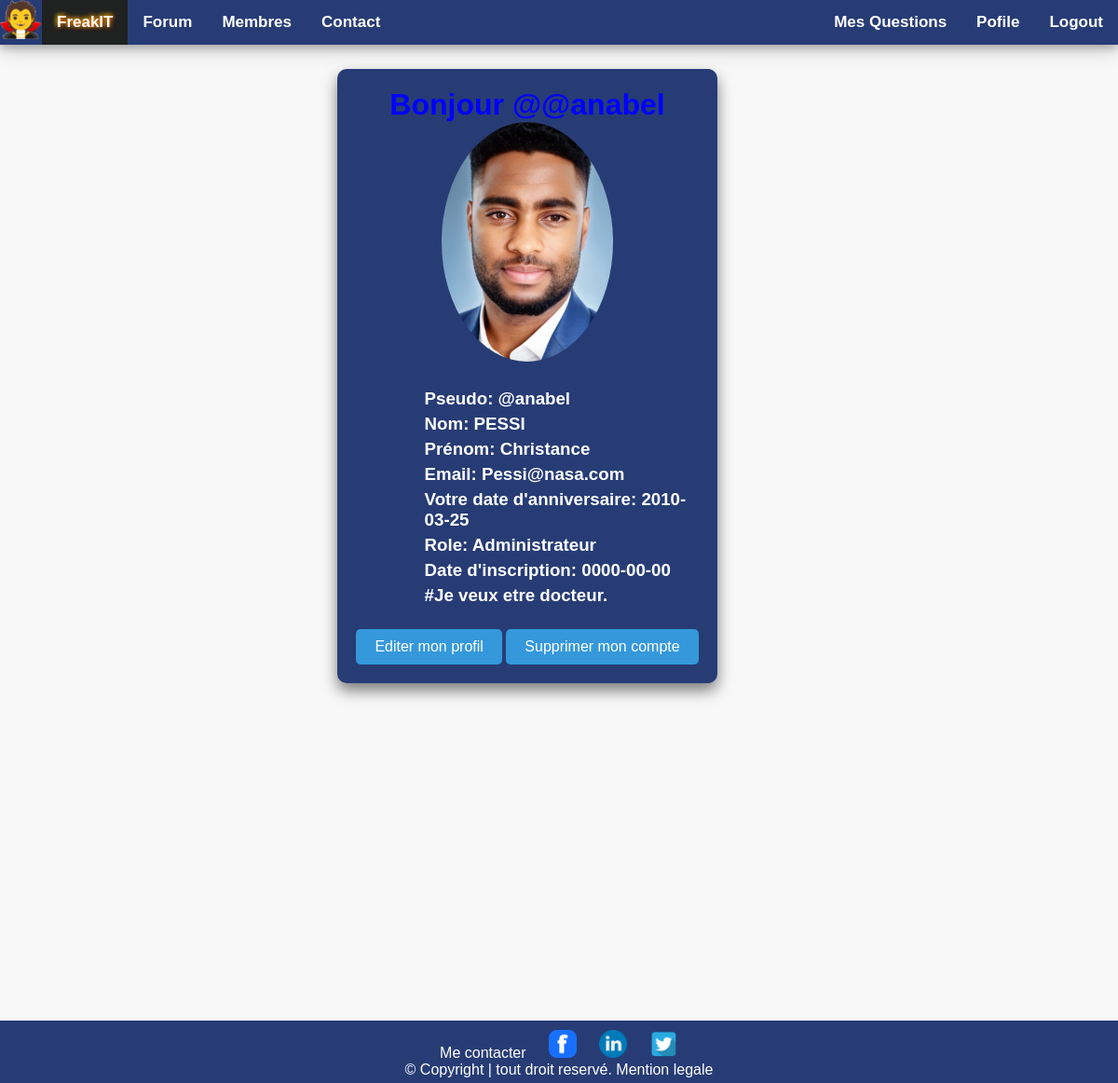
/profile.php?id=5 (signed in), run on the app's committed database.
### tables this page shows
CREATE TABLE IF NOT EXISTS `users` (
  `id` int NOT NULL AUTO_INCREMENT,
  `pseudo` varchar(33) NOT NULL,
  `lastname` varchar(33) NOT NULL,
  `firstname` varchar(33) NOT NULL,
  `gender` varchar(10) NOT NULL,
  `email` varchar(100) NOT NULL,
  `pwd` text NOT NULL,
  `birthday` text NOT NULL,
  `signing` varchar(250) NOT NULL,
  `role` int NOT NULL DEFAULT '0',
  `inscription_date` date NOT NULL,
  `avatar` varchar(255) NOT NULL,
  PRIMARY KEY (`id`)
);

### php/users/showUserProfilAction.php (called while the page is built, shortened)
<?php
require('php/database.php');
if(isset($_GET['id']) && !empty($_GET['id'])){
    $idOfUser = $_GET['id'];
    $checkIfUserExists = $db->prepare('SELECT * FROM users WHERE id =? ORDER BY id DESC');
    $checkIfUserExists->execute(array($idOfUser));
    if($checkIfUserExists->rowCount() > 0){
        $userInfos = $checkIfUserExists->fetch();
        $user_pseudo = $userInfos['pseudo'];
        $user_lastname = $userInfos['lastname'];
        $user_firstname = $userInfos['firstname'];
        $user_email = $userInfos['email'];
        $user_birthday = $userInfos['birthday'];
        $user_signing = $userInfos['signing'];
        $user_role = $userInfos['role'];
        $user_date = $userInfos['inscription_date'];
        switch ($user_role) {
            case 1:
                $user_role = 'Administrateur';
                break;
        }
        $getUsersQuestion = $db->prepare('SELECT * FROM questions WHERE id_author =?');
        $getUsersQuestion->execute(array($idOfUser));
    }else{
        echo "<p style='color:darkred;'> No user found...</p>";
    }
}else{
    echo "<p style='color:red;'>No user found...</p>";
}
?>

### profile.php (the view, shortened to what this page needs)
<?php
require('php/users/editprofileAction.php');
require('php/users/showUserProfilAction.php');
?>
<!DOCTYPE html>
<html lang="en">
<?php include 'include/head.php'; ?>
<body>
    <?php include 'include/navbar.php'; ?>
    <br/><br/><br/>
    <div class="container-profil">
        <?php
        if(isset($getUsersQuestion)){
        ?>
        <div class="card-profil">
            <h1 class="h1-profil">Bonjour @<?=$user_pseudo ?></h1>
            <?php
            if(!empty($userInfos['avatar'])){
                $path = "images/avatar/" . $userInfos['avatar'];
            } else {
                $path = "images/avatar/default/avatar_default.png";
            }
            ?>
            <img src='<?= $path ?>' class='card-img-top-profil' alt='...'>
            <div class="card-header-profil">
                <h3>Pseudo: <?=$user_pseudo ?></h3>
                <h3>Nom: <?=$user_lastname ?></h3>
                <h3>Prénom: <?=$user_firstname ?></h3>
                <h3>Email: <?=$user_email ?></h3>
                <h3>Votre date d'anniversaire: <?=$user_birthday ?></h3>
                <h3>Role: <?=$user_role?></h3>
                <h3>Date d'inscription: <?=$user_date?></h3>
                <h3>#<?=$user_signing ?></h3>
            </div>
            <div class="modify-card-profil">
                <?php
                    if ($userInfos['id'] == $_SESSION['id']) {
                ?>
                    <a href="edit-profile.php">Editer mon profil</a>
                    <a href="#">Supprimer mon compte</a>
                <?php
                }
                ?>
            </div>
        </div>
        <br/>
    </div>
    <?php
    while($question = $getUsersQuestion->fetch()){
    ?>
    <br/>
    <?php
    }
    ?>
    <?php
    }
    ?>
        <br/><br/>
    <?php include 'bottom.php'; ?>
</body>
</html>

### css/navbar.css (style rules this page uses)
* { box-sizing: border-box; }
body { margin: 0; font-family: Arial, Helvetica, sans-serif; }

### css/style.css (style rules this page uses)
body { font-family: Arial, sans-serif; margin: 0; padding: 0; justify-content: center; align-items: center; background-color: #f5f5f5; }

### css/membres.css (style rules this page uses)
img { border-radius: 5px 5px 0 0; width: 100%; height: auto; }

### css/search.css (style rules this page uses)
::placeholder { color: gainsboro; }

### css/profile.css (style rules this page uses)
body { font-family: 'Arial', sans-serif; margin: 0; padding: 0; background-color: #f4f4f4; }
.container-profil { width: 60%; margin: 0 auto; padding: 20px; text-align: center; }
.card-profil { background-color: #fff; box-shadow: 0 0 10px rgba(0, 0, 0, 0.1); padding: 20px; border-radius: 10px; background-color: #273c75; width: 60%; box-shadow: 0 8px 16px 0 rgba(0, 0, 0, 0.5); transition: 0.3s; margin-left: 15%; }
.card-img-top-profil { border-radius: 50%; width: 50%; height: auto; margin-bottom: 20px; }
.card-header-profil h3 { color: white !important; margin: 5px 0; font-weight: bold; text-align: left; padding-left: 20%; }
.modify-card-profil a { display: inline-block; padding: 10px 20px; background-color: #3498db; color: #fff; text-decoration: none; border-radius: 5px; margin-top: 20px; }
.h1-profil { color: blue; }

### css/editerprofile.css (style rules this page uses)
body { font-family: 'Arial', sans-serif; margin: 0; padding: 0; background-color: #f4f4f4; }

### css/article.css (style rules this page uses)
body { font-family: 'Arial', sans-serif; margin: 0; padding: 0; background-color: #f4f4f4; }

### css/administrateur.css (style rules this page uses)
* { margin: 0; padding: 0; box-sizing: border-box; }
body { font-family: 'Arial', sans-serif; background-color: #f8f8f8; }

### data on the page
users: pseudo "@anabel", avatar (picture), lastname "PESSI", firstname "Christance", email "Pessi@nasa.com", birthday "2010-03-25", role "Administrateur", inscription_date "0000-00-00", signing "Je veux etre docteur."
